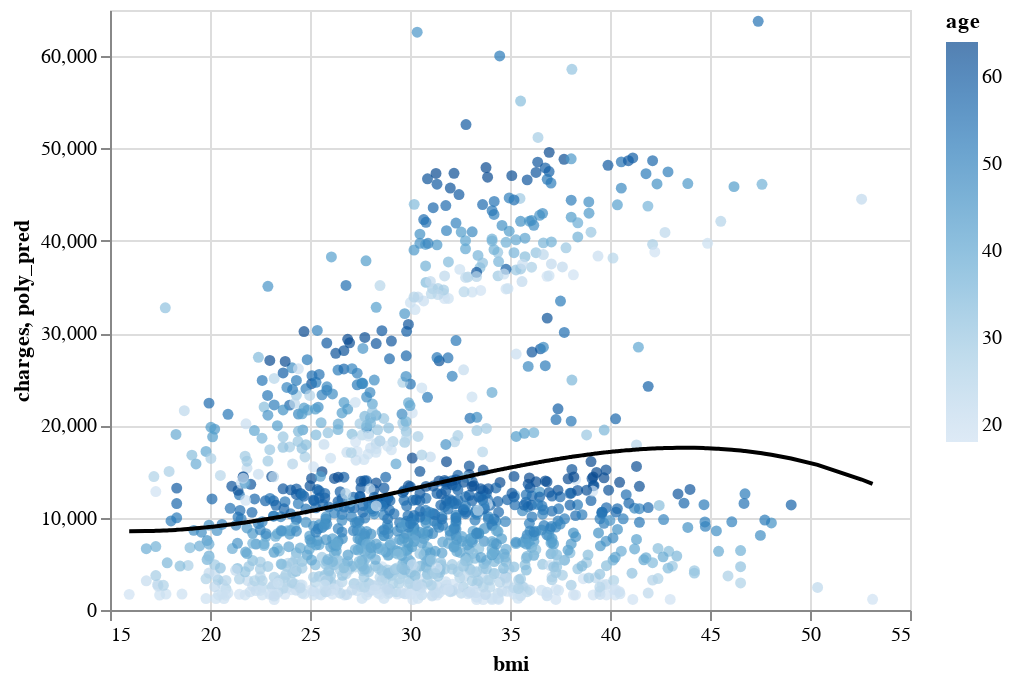

The cell this chart's notebook holds for it:
### Code cell
#visualize the prediction
c = alt.Chart(df).mark_circle().encode(
    x=alt.X("bmi", scale=alt.Scale(zero=False)),
    y=alt.Y("charges", scale=alt.Scale(zero=False)),
    color="age"
)

c1 = alt.Chart(df).mark_line(color="black").encode(
    x=alt.X("bmi", scale=alt.Scale(zero=False)),
    y="poly_pred"
)

c + c1

### Figure 1 — Vega-Lite specification as saved in the notebook (floating-point values rounded to 4 significant figures; data arrays with more than 128 entries replaced by an {"elided": "..."} marker saying what was removed)
{"config": {"view": {"continuousWidth": 400, "continuousHeight": 300}}, "layer": [{"mark": "circle", "encoding": {"color": {"field": "age", "type": "quantitative"}, "x": {"field": "bmi", "scale": {"zero": false}, "type": "quantitative"}, "y": {"field": "charges", "scale": {"zero": false}, "type": "quantitative"}}}, {"mark": {"type": "line", "color": "black"}, "encoding": {"x": {"field": "bmi", "scale": {"zero": false}, "type": "quantitative"}, "y": {"field": "poly_pred", "type": "quantitative"}}}], "data": {"name": "data-59140fc5865b40c77cacf68fec9dd619"}, "$schema": "https://vega.github.io/schema/vega-lite/v4.17.0.json", "datasets": {"data-59140fc5865b40c77cacf68fec9dd619": {"elided": "1338 records"}}}
